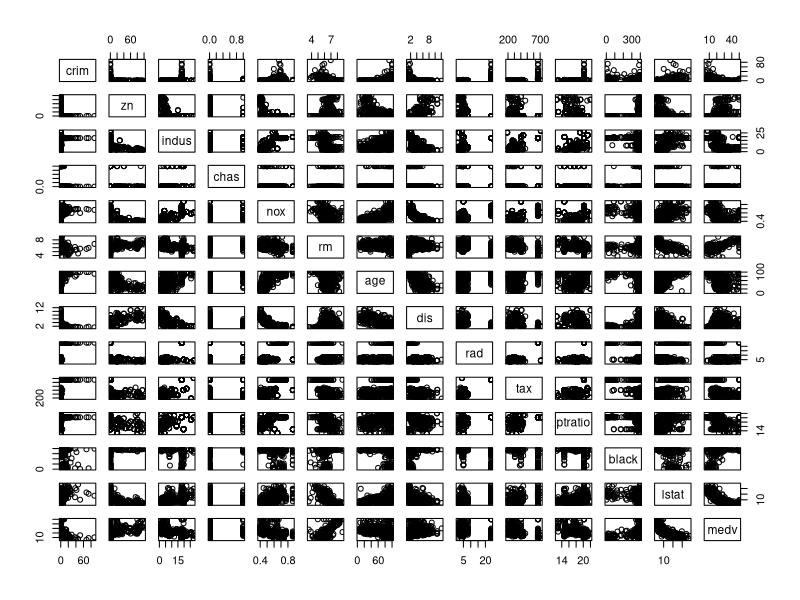
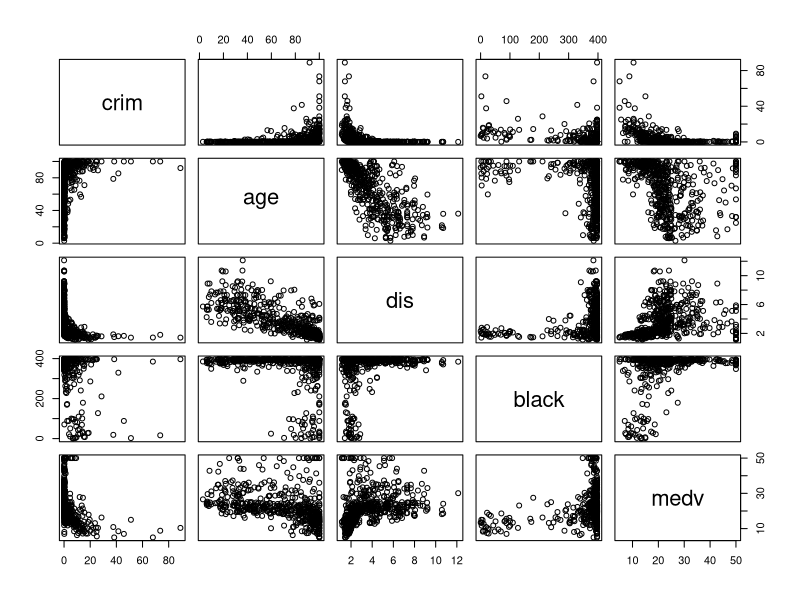
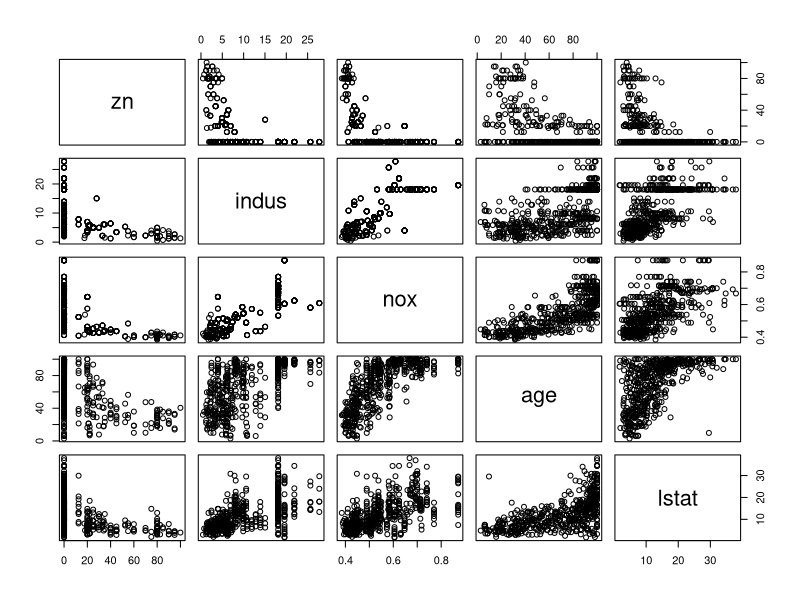
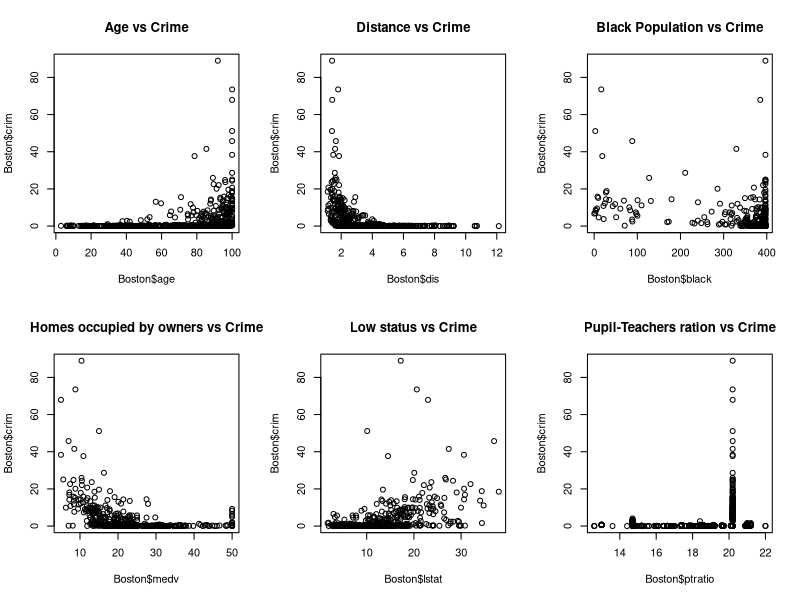
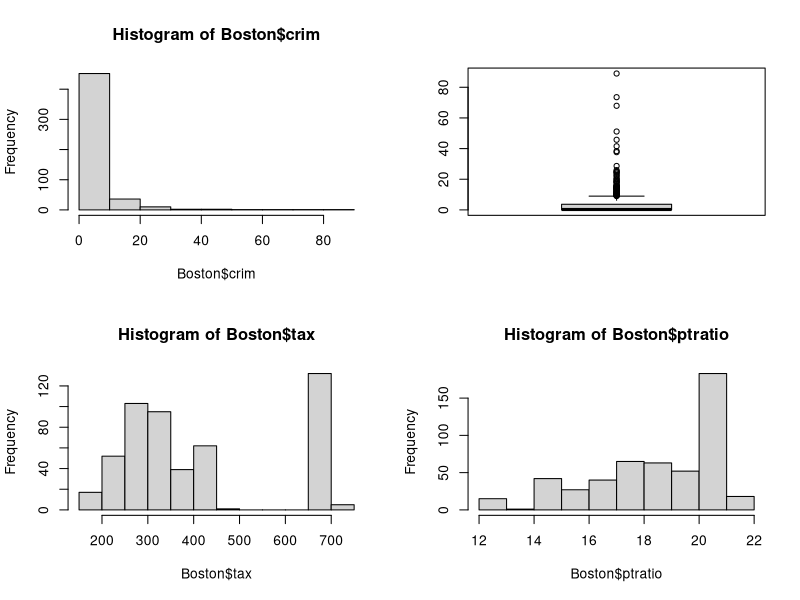

These figures' R source, in order:
# Read data 

library(MASS)
?Boston
Boston<-data.frame(Boston)
dim(Boston)
head(Boston)
str(Boston)
summary(Boston)

# part b: pairwise Scatterplots

pairs(Boston)
pairs(~crim+age+dis+black+medv,Boston)
pairs(~zn+indus+nox+age+lstat,Boston)

# part c: predictors associated with crime rate
par(mfrow=c(2,3))
plot(Boston$age, Boston$crim, main = "Age vs Crime")
plot(Boston$dis, Boston$crim, main = "Distance vs Crime")
plot(Boston$black, Boston$crim, main = "Black Population vs Crime")
plot(Boston$medv, Boston$crim, main = "Homes occupied by owners vs Crime")
plot(Boston$lstat, Boston$crim, main = "Low status vs Crime")
plot(Boston$ptratio, Boston$crim, main = "Pupil-Teachers ration vs Crime")

Sub_Boston<-(Boston[Boston$crim>4,]) #selecting suburbs who have crime rate > 4
dim(Sub_Boston)
nrow(Sub_Boston[Sub_Boston$black>200,])/nrow(Sub_Boston) # percentage of black population where crime rate > 4
range(Boston[Boston$crim>4,]$tax)
range(Boston[Boston$crim>4,]$ptratio)
range(Boston[Boston$crim>4,]$lstat)

# part d
par(mfrow=c(2,2))
hist(Boston$crim)
boxplot(Boston$crim)
nrow(Boston[Boston$crim>20,])
nrow(Boston[Boston$crim>6,])/nrow(Boston)
range(Boston$tax)
hist(Boston$tax)
range(Boston[Boston$crim>20,]$tax)
range(Boston$ptratio)
hist(Boston$ptratio)
range(Boston[Boston$crim>20,]$ptratio)

# Part e: find # of suburbs in this data set bound to the Charles river

nrow(Boston[Boston$chas==1,]) # number of suburbs near charles river

# Part f: median pupil-teacher ratio among the towns

median(Boston$ptratio)

# Part g 

summary(Boston[Boston$medv==min(Boston$medv),])

# part h

nrow(Boston[Boston$rm>7,])
nrow(Boston[Boston$rm>8,])
summary(Boston[Boston$rm>8,])


